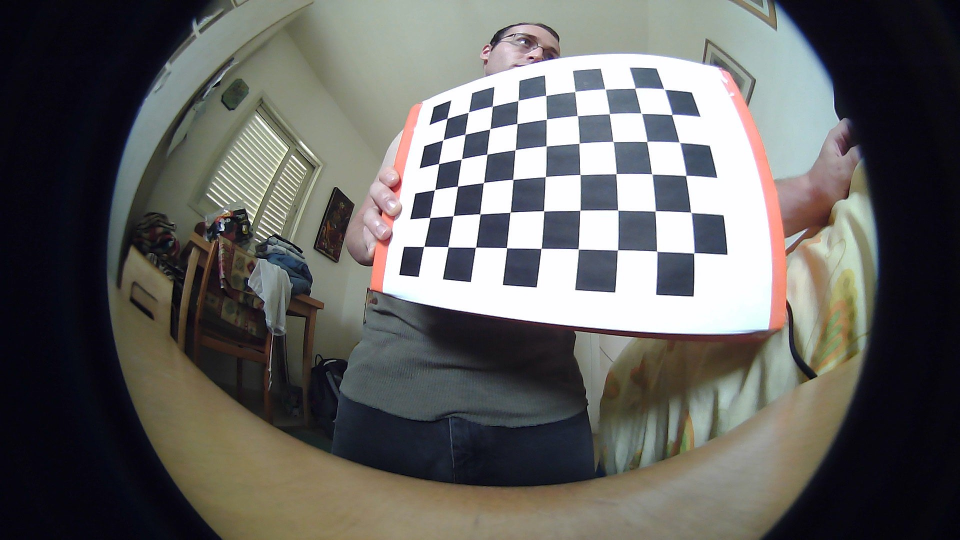
#> input picture camera_calib/WIN_20180421_12_34_54_Pro.jpg, 1920 x 1080 px (shown at 1/2 size)
$ python undistort.py WIN_20180421_12_34_54_Pro.jpg   (older library calls are emulated)
#> lines starting #> are read from the running program, lines starting #| are printed output that depends on the picture
import cv2
import numpy as np
import imutils
import sys

# You should replace these 3 lines with the output in calibration step
DIM=(500,281)
K=np.array([[141.5397401710071, 0.0, 255.8631844697084],[0.0, 144.617891687703, 137.29230524346895],[0.0, 0.0, 1.0]])
D=np.array([[-0.01993071014935031],[-0.0378178318994621018],[0.016178318994621018],[-0.002888987111754639]])
def undistort(img_path):
#> called with img_path = 'WIN_20180421_12_34_54_Pro.jpg'
    img = cv2.imread(img_path)
#> img is the input picture: shape (1080, 1920, 3); mean B, G, R 95.9, 98, 98.7
    img = imutils.resize(img, width=500)
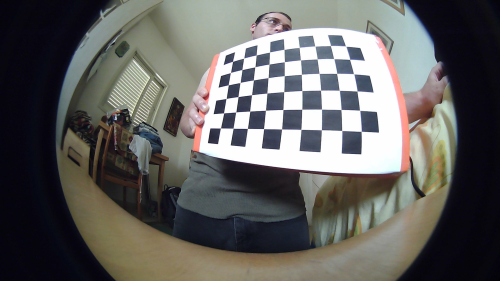
#> img: shape (281, 500, 3); mean B, G, R 95.9, 98, 98.7

    h,w = img.shape[:2]
#> h = 281; w = 500
    map1, map2 = cv2.fisheye.initUndistortRectifyMap(K, D, np.eye(3), K, DIM, cv2.CV_16SC2)
    undistorted_img = cv2.remap(img, map1, map2, interpolation=cv2.INTER_LINEAR, borderMode=cv2.BORDER_CONSTANT)
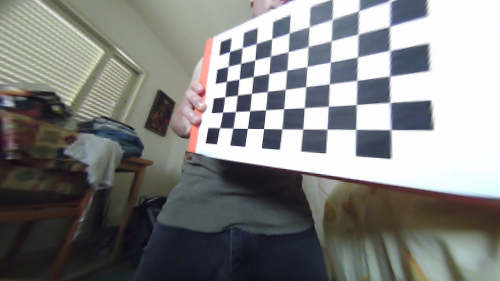
#> undistorted_img: shape (281, 500, 3); mean B, G, R 129.4, 130.8, 129.8
    cv2.imshow("undistorted", undistorted_img)
    cv2.waitKey(0)
    cv2.destroyAllWindows()
if __name__ == '__main__':
    for p in sys.argv[1:]:
        undistort(p)

$ run again, on camera_calib/WIN_20180421_12_35_00_Pro.jpg
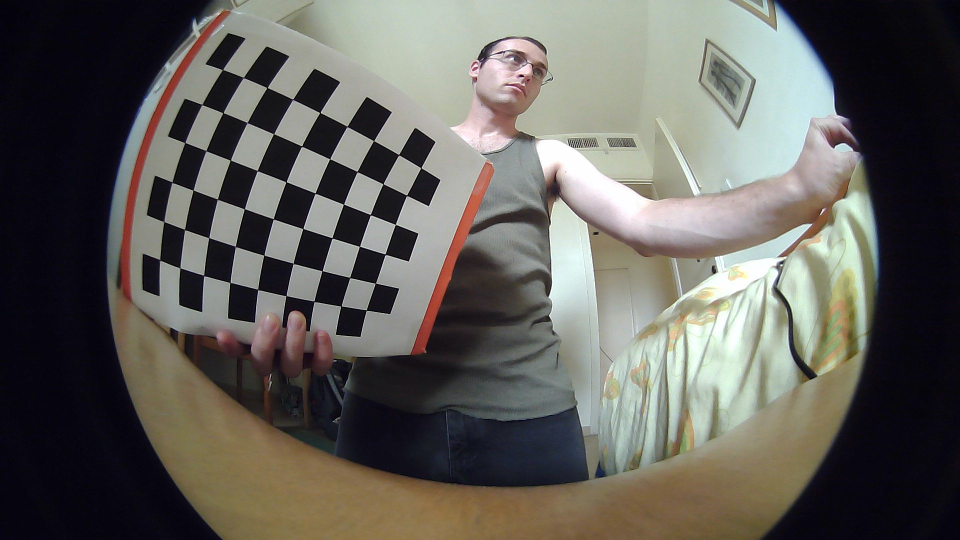
#> input picture camera_calib/WIN_20180421_12_35_00_Pro.jpg, 1920 x 1080 px (shown at 1/2 size)
#> in undistort, img is the input picture: shape (1080, 1920, 3); mean B, G, R 91.3, 96.6, 98.5
#> in undistort, `img = imutils.resize(img, width=500)`:
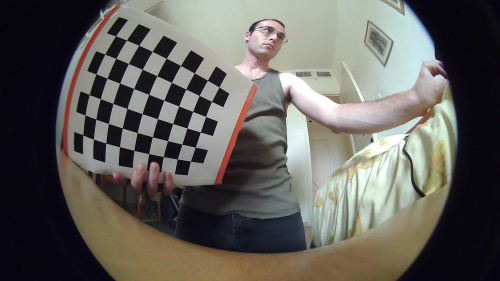
#> img: shape (281, 500, 3); mean B, G, R 91.3, 96.6, 98.5
#> in undistort, `undistorted_img = cv2.remap(img, map1, map2, interpolation=cv2.INTER_L..`:
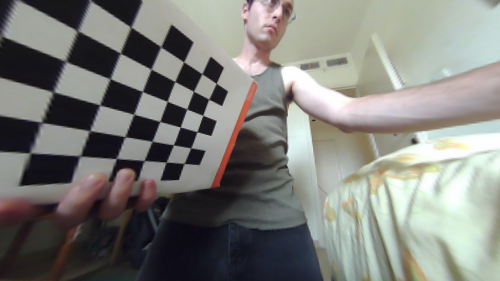
#> undistorted_img: shape (281, 500, 3); mean B, G, R 122.5, 127.2, 126.8

$ run again, on camera_calib/WIN_20180421_12_35_03_Pro.jpg
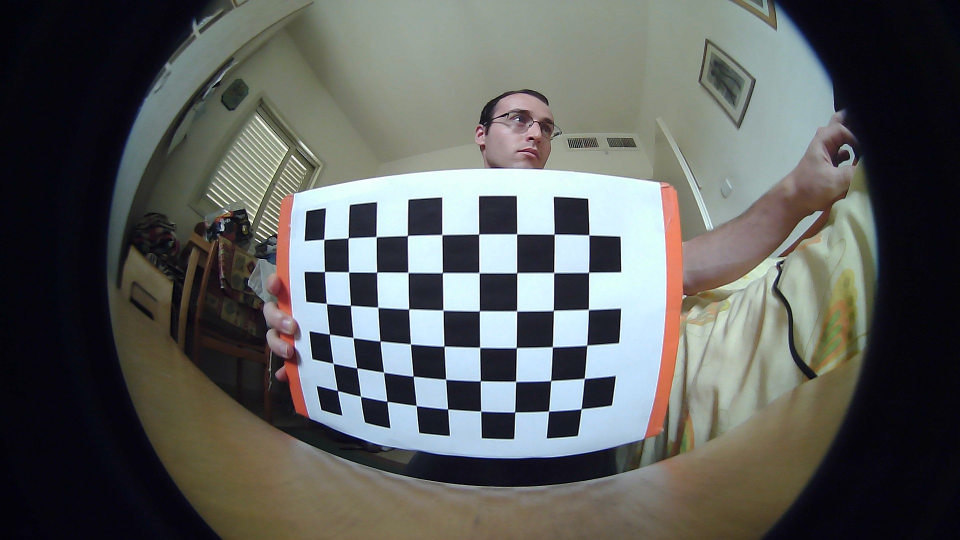
#> input picture camera_calib/WIN_20180421_12_35_03_Pro.jpg, 1920 x 1080 px (shown at 1/2 size)
#> in undistort, img is the input picture: shape (1080, 1920, 3); mean B, G, R 91.7, 93.9, 91.8
#> in undistort, `img = imutils.resize(img, width=500)`:
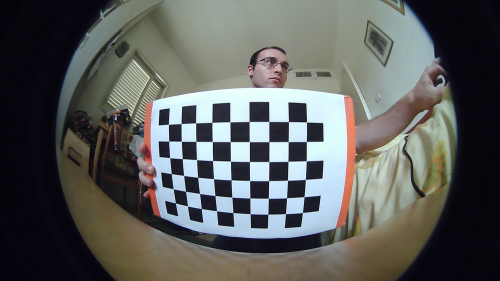
#> img: shape (281, 500, 3); mean B, G, R 91.7, 93.9, 91.8
#> in undistort, `undistorted_img = cv2.remap(img, map1, map2, interpolation=cv2.INTER_L..`:
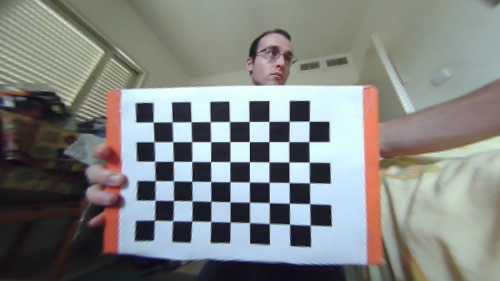
#> undistorted_img: shape (281, 500, 3); mean B, G, R 130, 132.1, 129

$ run again, on camera_calib/WIN_20180421_12_35_05_Pro.jpg
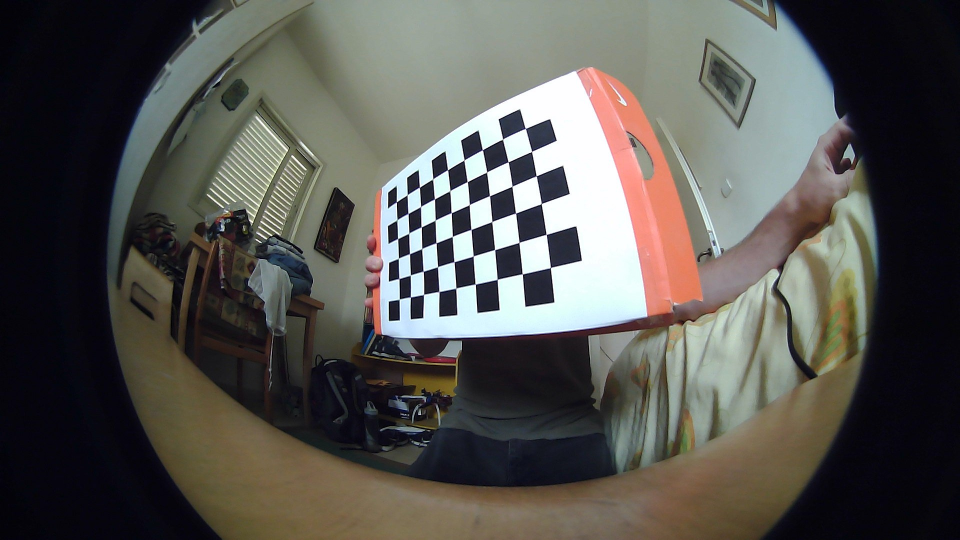
#> input picture camera_calib/WIN_20180421_12_35_05_Pro.jpg, 1920 x 1080 px (shown at 1/2 size)
#> in undistort, img is the input picture: shape (1080, 1920, 3); mean B, G, R 81.1, 85.6, 87.1
#> in undistort, `img = imutils.resize(img, width=500)`:
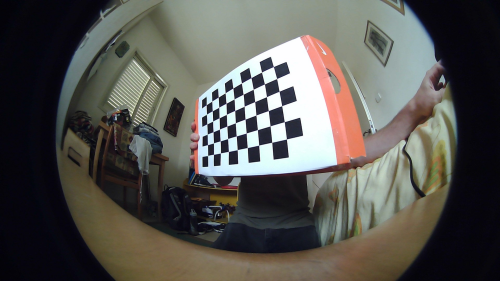
#> img: shape (281, 500, 3); mean B, G, R 81.1, 85.6, 87.1
#> in undistort, `undistorted_img = cv2.remap(img, map1, map2, interpolation=cv2.INTER_L..`:
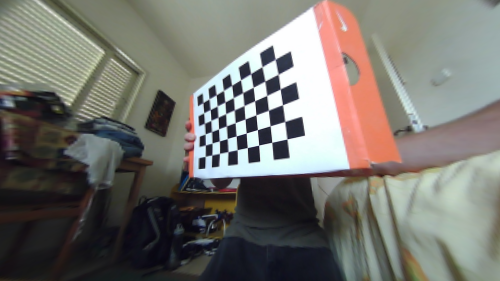
#> undistorted_img: shape (281, 500, 3); mean B, G, R 109.7, 115.4, 116.9
